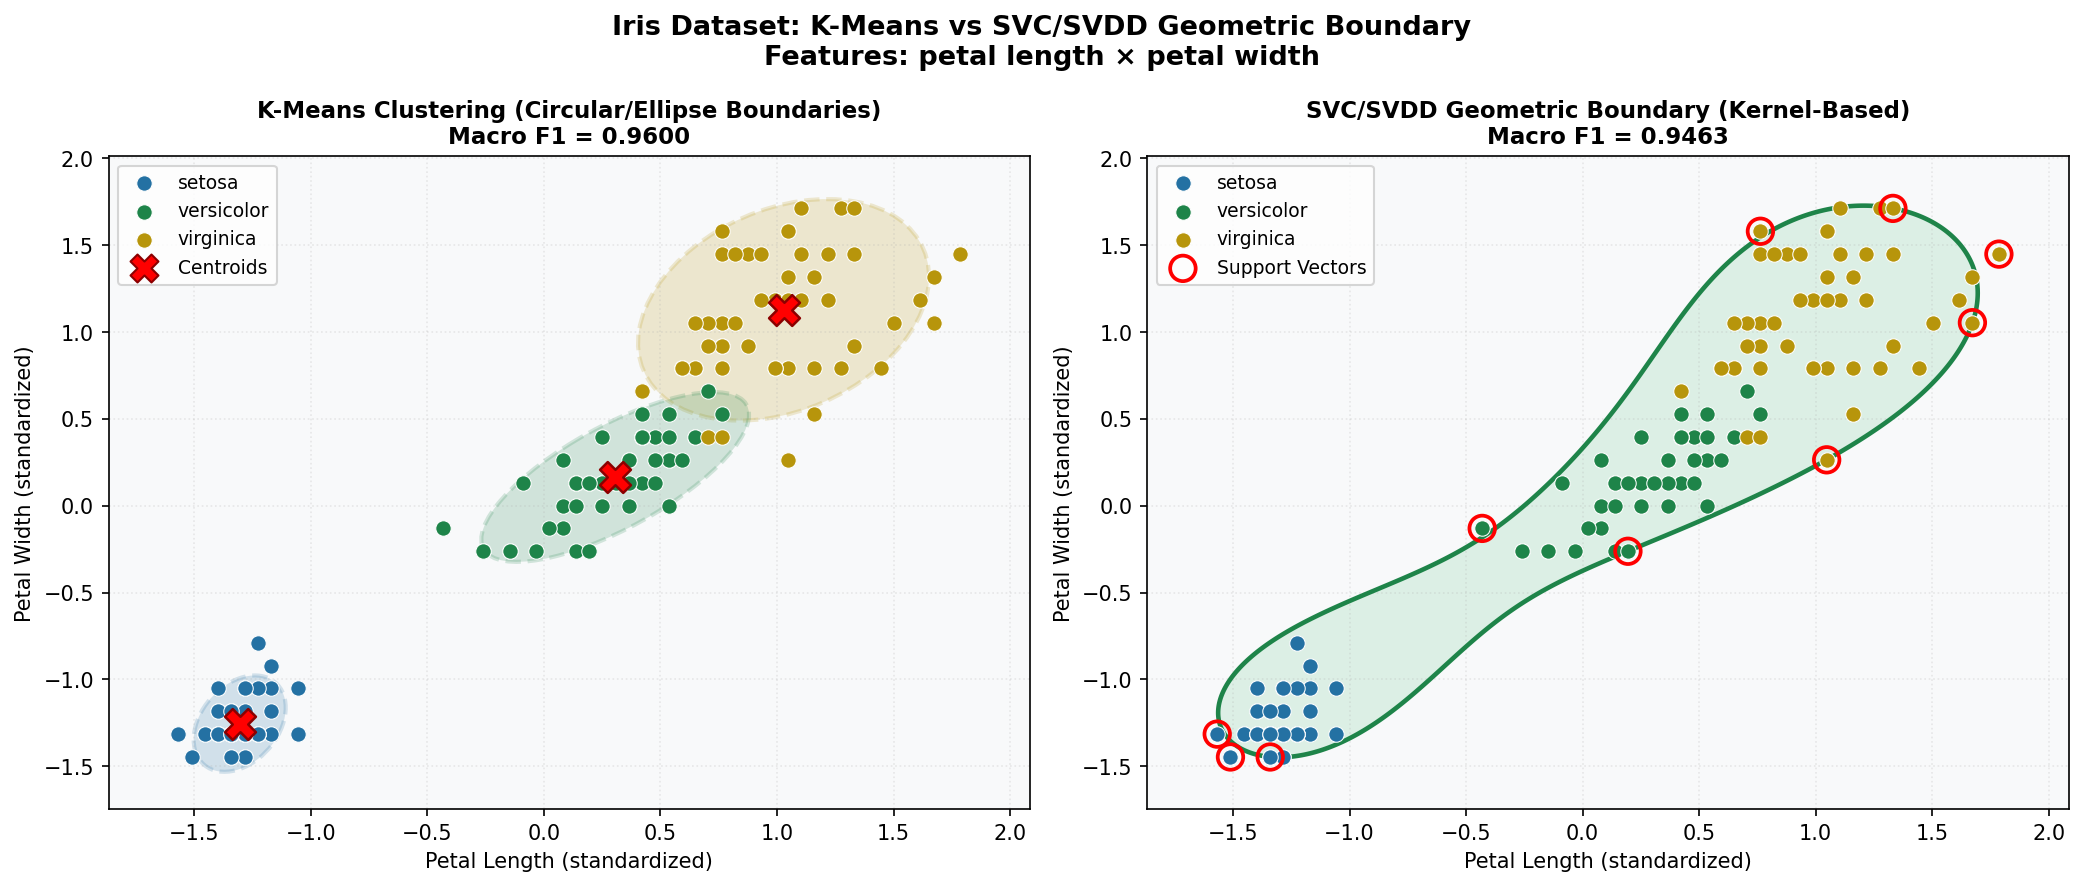

Source code (Python):
import numpy as np
import pandas as pd
import matplotlib.pyplot as plt

from matplotlib.patches import Ellipse
from matplotlib.colors import ListedColormap
from sklearn.preprocessing import StandardScaler,LabelEncoder
from sklearn.cluster import KMeans, SpectralClustering
from sklearn.neighbors import KNeighborsClassifier
from sklearn.metrics import f1_score
from sklearn.svm import OneClassSVM
from scipy.optimize import linear_sum_assignment

df = pd.read_csv("iris.csv")
X = df.drop(columns=["sepal_length","sepal_width","species"])
y = df["species"]

#前處理
scaler = StandardScaler()
X_std = scaler.fit_transform(X)

le = LabelEncoder()
y_le = le.fit_transform(y) #把文字轉成數字對應
class_names = le.classes_
print(class_names) #確認一下轉換後的類別對應的編號

#訓練KMeans和Spectral Clustering模型
kmeans_model = KMeans(n_clusters=3, random_state=42, n_init=10) #K告訴模型要分三群
kmeans_labels = kmeans_model.fit_predict(X_std) #先訓練KMeans模型，再直接回傳每筆資料的群集編號

spectral_model = SpectralClustering(n_clusters=3, affinity='rbf', gamma=1.0, random_state=42, n_init=20)
spectral_labels = spectral_model.fit_predict(X_std)

#標籤對齊
def align_labels(y_true, y_pred, n_classes=3):
    """
    建立混淆矩陣，用匈牙利演算法找最佳 cluster→class 映射。
    回傳對齊後的預測標籤與映射字典。
    """
    cost_matrix = np.zeros((n_classes, n_classes), dtype=int)
    for pred, true in zip(y_pred, y_true):
        cost_matrix[pred][true] += 1                    # 統計每個 cluster 裡各類別的數量

    row_ind, col_ind = linear_sum_assignment(-cost_matrix)  # 負號：求最大對齊數
    mapping  = {r: c for r, c in zip(row_ind, col_ind)}
    y_aligned = np.array([mapping[p] for p in y_pred])     # 套用映射，翻譯所有標籤
    return y_aligned, mapping

#實際對應
kmeans_aligned,   kmeans_mapping   = align_labels(y_le, kmeans_labels)
spectral_aligned, spectral_mapping = align_labels(y_le, spectral_labels)

#計算指標(Macro F1 score)
kmeans_f1 = f1_score(y_le, kmeans_aligned, average='macro')
spectral_f1 = f1_score(y_le, spectral_aligned, average='macro')

print(f"K-Means   Macro F1 : {kmeans_f1:.4f}")
print(f"Spectral  Macro F1 : {spectral_f1:.4f}")

#One-Class SVM
oc_svm = OneClassSVM(kernel='rbf', gamma=0.5, nu=0.05)
oc_svm.fit(X_std)

sv_all = oc_svm.support_vectors_

# 網格（標準化空間）
margin = 0.3
x_min, x_max = X_std[:, 0].min() - margin, X_std[:, 0].max() + margin
y_min, y_max = X_std[:, 1].min() - margin, X_std[:, 1].max() + margin
xx, yy = np.meshgrid(np.linspace(x_min, x_max, 500),
                     np.linspace(y_min, y_max, 500))
grid = np.c_[xx.ravel(), yy.ravel()]

Z = oc_svm.decision_function(grid).reshape(xx.shape)
 
#視覺化
colors_pt = ['#2471A3', '#1E8449', '#B7950B']
 
def draw_ellipse(points, ax, color, n_std=2.0):
    """
    對群集資料的共變異數矩陣做特徵值分解，畫出 n_std 個標準差範圍的橢圓。
    能反映 K-Means「以距離為中心的球形思維」。
    """
    mean = points.mean(axis=0)
    cov  = np.cov(points.T)
    eigvals, eigvecs = np.linalg.eigh(cov)
    order = eigvals.argsort()[::-1]
    eigvals, eigvecs = eigvals[order], eigvecs[:, order]
    angle  = np.degrees(np.arctan2(*eigvecs[:, 0][::-1]))
    width, height = 2 * n_std * np.sqrt(eigvals)
    ellipse = Ellipse(
        xy=mean, width=width, height=height, angle=angle,
        facecolor=color, alpha=0.18,
        edgecolor=color, linewidth=2.0, linestyle='--'
    )
    ax.add_patch(ellipse)
 
fig, axes = plt.subplots(1, 2, figsize=(14, 6))
fig.suptitle(
    "Iris Dataset: K-Means vs SVC/SVDD Geometric Boundary\n"
    "Features: petal length × petal width",
    fontsize=13, fontweight='bold'
)
 
#K-Means+橢圓邊界
ax = axes[0]
ax.set_facecolor('#F8F9FA')
 
for cluster_id in range(3):
    mask     = kmeans_labels == cluster_id
    class_id = kmeans_mapping[cluster_id]
    draw_ellipse(X_std[mask], ax, colors_pt[class_id])
 
for cid in range(3):
    mask = y_le == cid
    ax.scatter(X_std[mask, 0], X_std[mask, 1],
               color=colors_pt[cid], edgecolors='white',
               linewidths=0.5, s=55, zorder=3, label=class_names[cid])
 
for c in kmeans_model.cluster_centers_:
    ax.scatter(c[0], c[1], marker='X', s=220,
               color='red', edgecolors='darkred', linewidths=1.2, zorder=6)
ax.scatter([], [], marker='X', s=180, color='red',
           edgecolors='darkred', label='Centroids')
 
ax.set_title(f"K-Means Clustering (Circular/Ellipse Boundaries)\nMacro F1 = {kmeans_f1:.4f}",
             fontsize=11, fontweight='bold')
ax.set_xlim(x_min, x_max); ax.set_ylim(y_min, y_max)
ax.legend(fontsize=9, loc='upper left')
ax.grid(True, alpha=0.25, linestyle=':')
ax.set_xlabel("Petal Length (standardized)", fontsize=10)
ax.set_ylabel("Petal Width (standardized)",  fontsize=10)
 

ax = axes[1]
ax.set_facecolor('#F8F9FA')

# 一個填色區域（內部為正，Z>0）＋一條邊界線（Z=0）
ax.contourf(xx, yy, Z, levels=[0, Z.max()], colors=['#A9DFBF'], alpha=0.35)
ax.contour(xx, yy, Z, levels=[0], colors=['#1E8449'], linewidths=2.2)

for cid in range(3):
    mask = y_le == cid
    ax.scatter(X_std[mask, 0], X_std[mask, 1],
               color=colors_pt[cid], edgecolors='white',
               linewidths=0.5, s=55, zorder=3, label=class_names[cid])

# 所有 SV 一次畫完（不分類別）
ax.scatter(sv_all[:, 0], sv_all[:, 1], s=150,
           facecolors='none', edgecolors='red', linewidths=1.8, zorder=5,
           label='Support Vectors')
 
ax.set_title(f"SVC/SVDD Geometric Boundary (Kernel-Based)\nMacro F1 = {spectral_f1:.4f}",
             fontsize=11, fontweight='bold')
ax.set_xlim(x_min, x_max); ax.set_ylim(y_min, y_max)
ax.legend(fontsize=9, loc='upper left')
ax.grid(True, alpha=0.25, linestyle=':')
ax.set_xlabel("Petal Length (standardized)", fontsize=10)
ax.set_ylabel("Petal Width (standardized)",  fontsize=10)
 
plt.tight_layout()
plt.savefig("412411471.png", dpi=150, bbox_inches='tight')
plt.show()
print("完成！圖片已儲存為 412411471.png")
